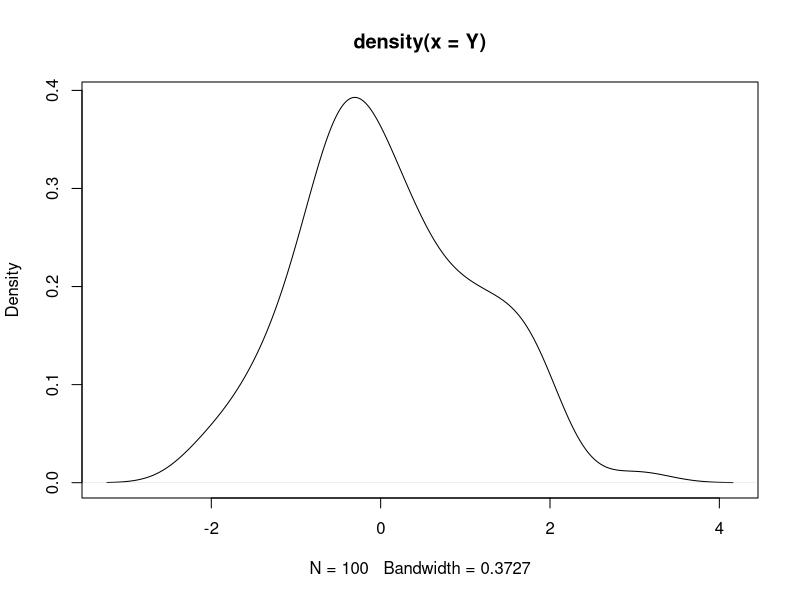
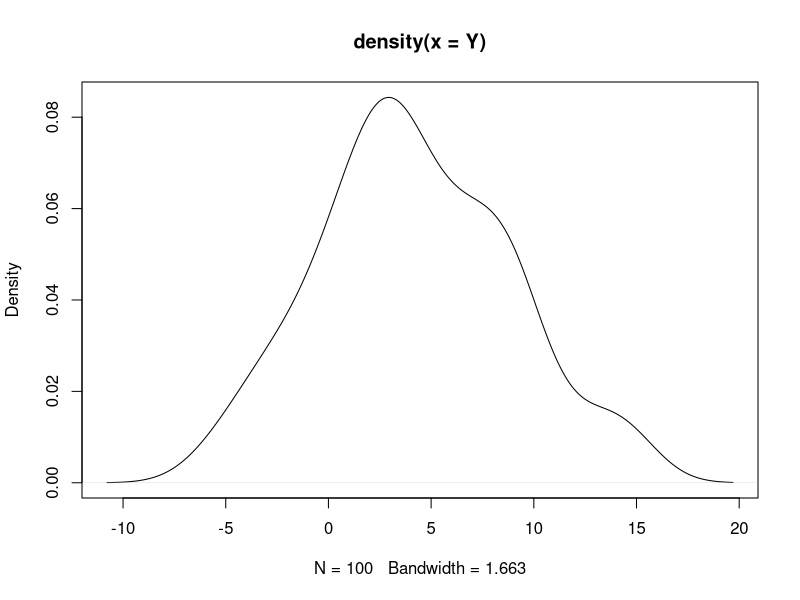
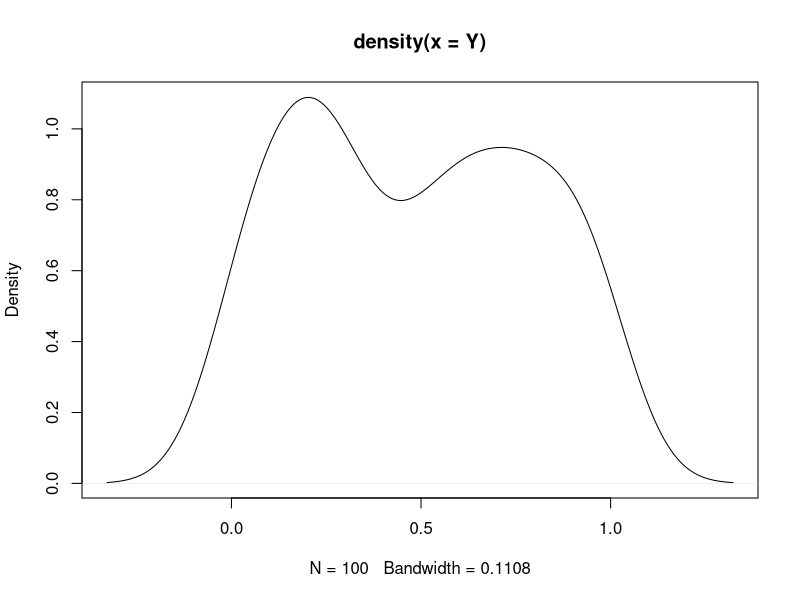
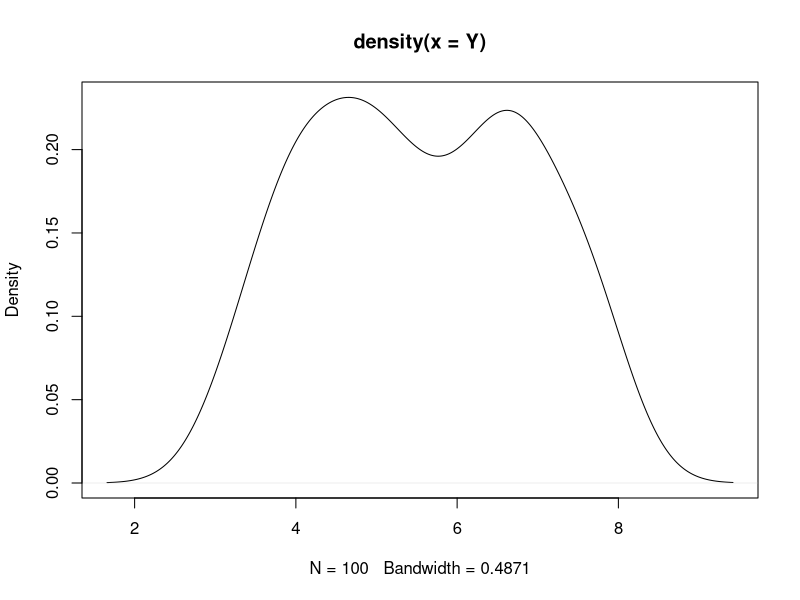
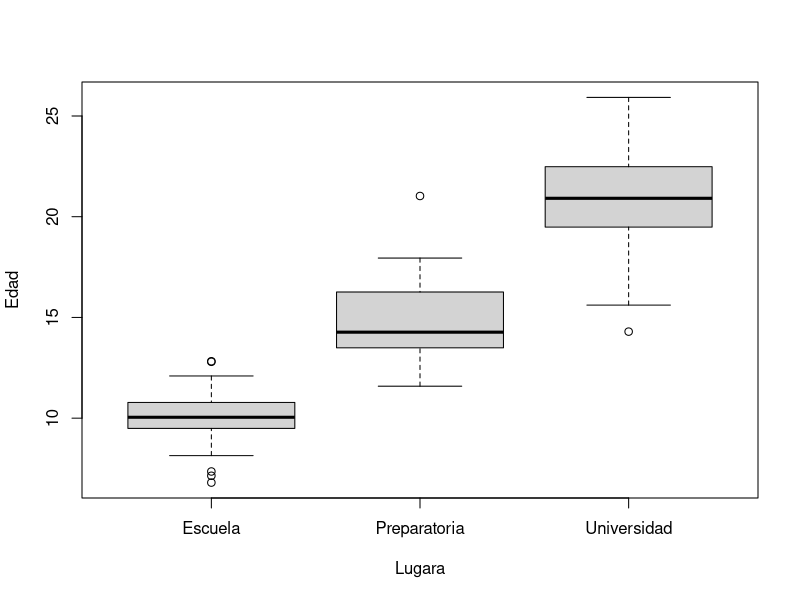
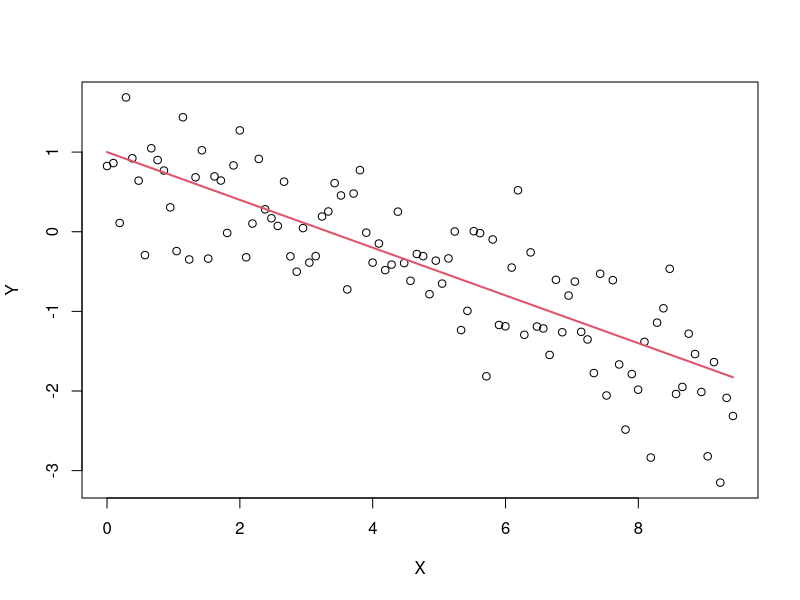
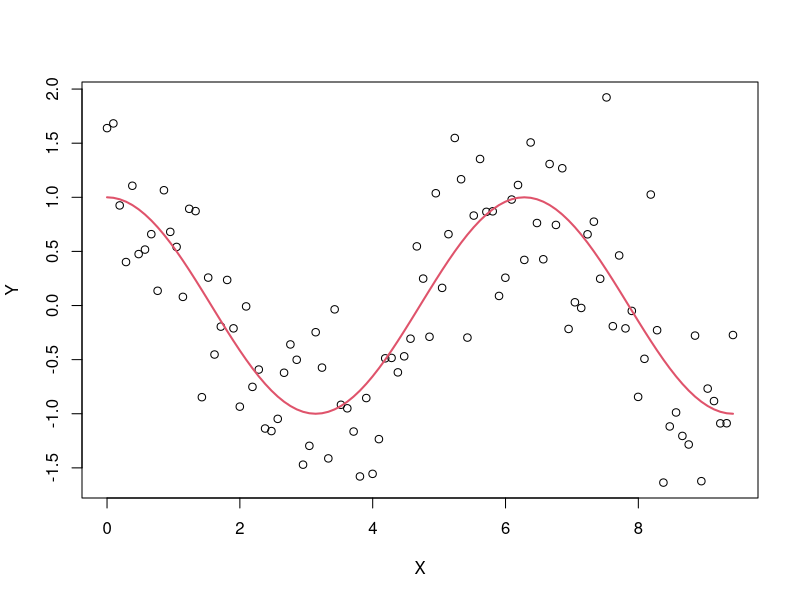

Write R code to recreate these figures, in order.
# Distribucion nrmal estandar

Y <- rnorm(100)

plot(density(Y))

#Distribucion normal de media cinco y desviacion estandar 3

Y <- rnorm(100, 5, 5)

plot(density(Y))

# Distribucion uniforme 0, 1

Y <- runif(100)

plot(density(Y))

# Distribucion uniforme a = 3, b = 8

Y <- runif(100, 3, 8)

plot(density(Y))

#Ejemplo de la edad y el lugar

data.frame(
  Edad = rnorm(50, 10, 1.2),
  Lugara = "Escuela"
) -> escuela

data.frame(
  Edad = rnorm(45, 15, 1.9),
  Lugara = "Preparatoria"
) -> prepa

data.frame(
  Edad = rnorm(80, 21, 2.5),
  Lugara = "Universidad"
) -> universidad

rbind(escuela, prepa, universidad) -> edad_lugar

boxplot(Edad ~ Lugara, data = edad_lugar)

# Modelo lineal

X <- seq(0,3*pi, length.out = 100)
Y <- -0.3*X + 1 + rnorm(100, 0, 0.5)
Z <- -0.3*X + 1

data.frame(X,Y,Z) -> datos_lineal

plot(Y ~ X, data = datos_lineal)

lines(Z ~ X, data = datos_lineal, col = 2, lwd = 2)


# Modelo No Lineal

X <- seq(0,3*pi, length.out = 100)
Y <- cos(X) + rnorm(100, 0, 0.5)
Z <- cos(X)

data.frame(X,Y,Z) -> datos_no_lineal

plot(Y ~ X, data = datos_no_lineal)

lines(Z ~ X, data = datos_no_lineal, col = 2, lwd = 2)






















